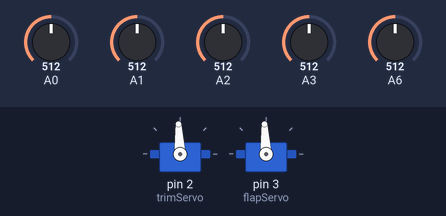
Simulated run of this program. Board: Arduino Micro, built with avr-gcc and run on an emulated ATmega32U4. On the bench: 2 × servo. The test bench sets the inputs (shaded band); at power-on: A0 = 512, A1 = 512, A2 = 512, A3 = 512, A6 = 512. USB keyboard and mouse output is not drawn.

Above: at 1.2 s.
1.3 s: A0 set to 306
At 2.4 s:
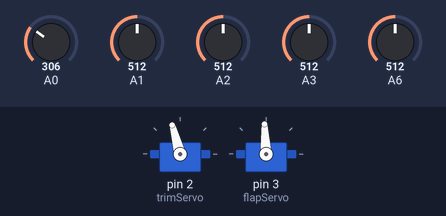
4.3 s: A0 set to 778
At 5.9 s:
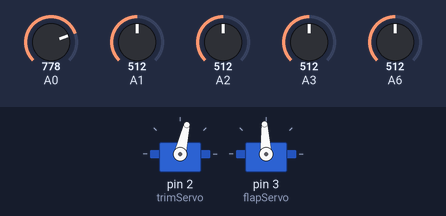
7.3 s: A0 set to 716
At 7.62 s:
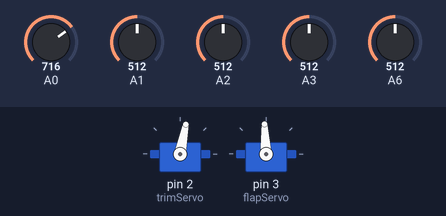
9.2 s: A0 set to 992
At 9.55 s:
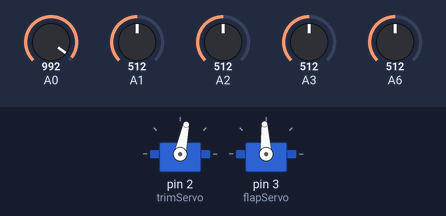
Timing chart, 0 to 12.1 s (numbered marks = the images above; inputs shaded):
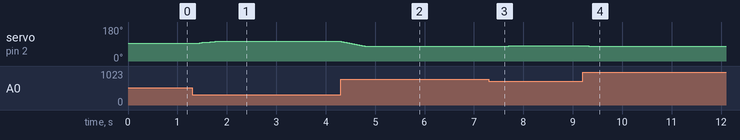

Measured:
- after the input at 1.3 s, servo on pin 2 (trimServo): moves from 93° to 105° over 0.47 s, starting after 0.05 s
- after the input at 4.3 s, servo on pin 2 (trimServo): moves from 105° to 77° over 0.47 s, starting at once
- after the input at 7.3 s, servo on pin 2 (trimServo): 77° → 78° after 0.09 s, → 79° 0.16 s later, → 80° 0.16 s later
- after the input at 9.2 s, servo on pin 2 (trimServo): 80° → 79° after 0.12 s, → 78° 0.16 s later, → 77° 0.16 s later

The program:

main.cpp
```cpp
#include <Joystick.h>
#include <Servo.h>
#include <movingAvg.h>

Joystick_ Joystick;

int zAxis_ = 0;
int RxAxis_ = 0;
int RyAxis_ = 0;
int RzAxis_ = 0;
int Throttle_ = 0;

const bool initAutoSendState = true;
Servo trimServo,flapServo;
int trimServoValue,trimValue,flapServoValue;
movingAvg trim(10),flap(30),throttle(10),mixture(10),prop(10);


void setup() {
  Joystick.begin();
  trimServo.attach(2);
  flapServo.attach(3);
  trim.begin();
  flap.begin();
  prop.begin();
  mixture.begin();
  throttle.begin();
}

#define TRIM_MIN 256
#define TRIM_MAX 768
#define TRIM_SERVO_TRIP 160
#define TRIM_SERVO_FACTOR 0.625 //TRIM_SERVO_TRIP*2.0/(TRIM_MAX - TRIM_MIN)

void loop() {
  zAxis_ = analogRead(A0);
  trimValue = zAxis_ > TRIM_MAX ? TRIM_MAX : zAxis_;
  trimValue = trimValue < TRIM_MIN ? TRIM_MIN : trimValue;
  trimValue = trimValue - TRIM_MIN;
  trim.reading(trimValue);
  Joystick.setZAxis(trim.getAvg()); //0 to 512

  trimServoValue = 1500 - ((trim.getAvg() - TRIM_MIN) * TRIM_SERVO_FACTOR);
  trimServo.writeMicroseconds(trimServoValue);

  RxAxis_ = analogRead(A1);
  RxAxis_ = map(RxAxis_,0,1023,0,255);
  flap.reading(RxAxis_);
  Joystick.setRxAxis(flap.getAvg());

  flapServoValue = 1500;
  flapServo.writeMicroseconds(flapServoValue);

  RyAxis_ = analogRead(A2);
  RyAxis_ = map(RyAxis_,0,1023,0,255);
  prop.reading(RyAxis_);
  Joystick.setRyAxis(prop.getAvg());

  RzAxis_ = analogRead(A3);
  RzAxis_ = map(RzAxis_,1023,0,255,0);
  mixture.reading(RzAxis_);
  Joystick.setRzAxis(mixture.getAvg());

  Throttle_ = analogRead(A6);
  Throttle_ = map(Throttle_,1023,0,255,0);
  throttle.reading(Throttle_);
  Joystick.setThrottle(throttle.getAvg());

  delay (50);
}
```
